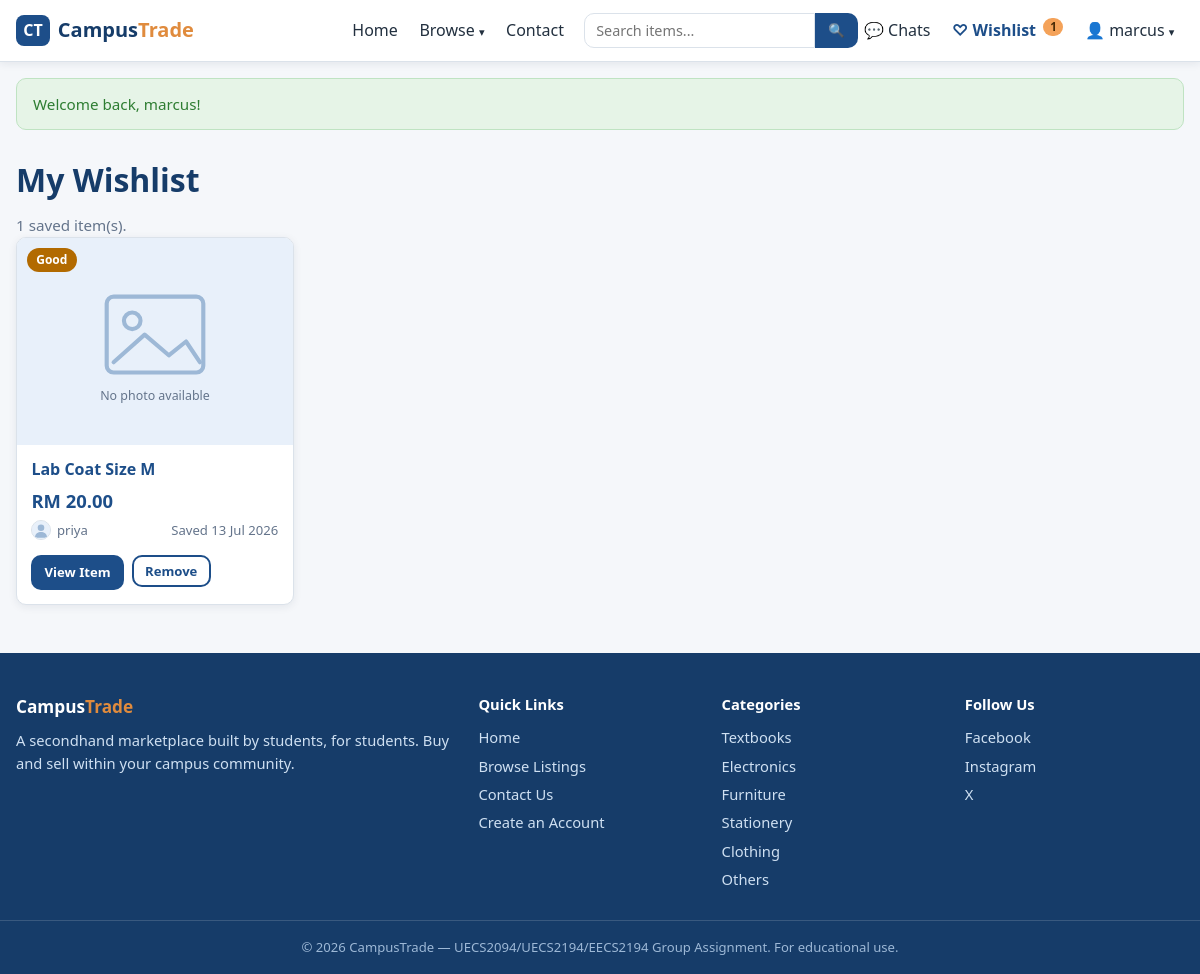
The app's page /wishlist.php (signed in) with its own data.
### tables this page shows
CREATE TABLE wishlist (
  wishlist_id INT AUTO_INCREMENT PRIMARY KEY,
  user_id     INT NOT NULL,
  listing_id  INT NOT NULL,
  added_at    DATETIME NOT NULL DEFAULT CURRENT_TIMESTAMP,
  CONSTRAINT fk_wishlist_user FOREIGN KEY (user_id)
    REFERENCES users(user_id) ON DELETE CASCADE,
  CONSTRAINT fk_wishlist_listing FOREIGN KEY (listing_id)
    REFERENCES listings(listing_id) ON DELETE CASCADE,
  CONSTRAINT uq_wishlist UNIQUE (user_id, listing_id)
);

CREATE TABLE listings (
  listing_id     INT AUTO_INCREMENT PRIMARY KEY,
  user_id        INT NOT NULL,
  title          VARCHAR(100) NOT NULL,
  description    TEXT NOT NULL,
  price          DECIMAL(10,2) NOT NULL,
  original_price DECIMAL(10,2) NULL,
  is_discounted  TINYINT(1) NOT NULL DEFAULT 0,
  discounted_at  DATETIME NULL,
  category       VARCHAR(50) NOT NULL,
  item_condition ENUM('New','Like New','Good','Fair') NOT NULL,
  image          VARCHAR(255) NULL,
  status         ENUM('Available','Sold','Reserved') NOT NULL DEFAULT 'Available',
  created_at     DATETIME NOT NULL DEFAULT CURRENT_TIMESTAMP,
  updated_at     DATETIME NULL ON UPDATE CURRENT_TIMESTAMP,
  CONSTRAINT fk_listings_user FOREIGN KEY (user_id)
    REFERENCES users(user_id) ON DELETE CASCADE
);

CREATE TABLE users (
  user_id       INT AUTO_INCREMENT PRIMARY KEY,
  username      VARCHAR(50)  NOT NULL UNIQUE,
  email         VARCHAR(100) NOT NULL UNIQUE,
  password      VARCHAR(255) NOT NULL,
  phone         VARCHAR(20)  NULL,
  profile_image VARCHAR(255) NOT NULL DEFAULT 'default.png',
  qr_image      VARCHAR(255) NULL,
  role          ENUM('user','admin') NOT NULL DEFAULT 'user',
  created_at    DATETIME NOT NULL DEFAULT CURRENT_TIMESTAMP
);

### includes/functions.php (called while the page is built, shortened)
<?php
function e(?string $value): string
{
    return htmlspecialchars($value ?? '', ENT_QUOTES, 'UTF-8');
}
function format_price(float $price): string
{
    return 'RM ' . number_format($price, 2);
}
function format_date(string $datetime): string
{
    return date('j M Y', strtotime($datetime));
}
function condition_class(string $condition): string
{
    return 'badge-' . strtolower(str_replace(' ', '-', $condition));
}
function listing_image(?string $image): string
{
    return 'images/placeholder.svg';
}
function user_avatar(?string $image): string
{
    return 'images/avatar.svg';
}
function has_discount(array $listing): bool
{
    return !empty($listing['is_discounted']) && $listing['original_price'] !== null;
}
function price_html(array $listing): string
{
    return format_price((float) $listing['price']);
}

### wishlist.php (the view, shortened to what this page needs)
<?php
require_once __DIR__ . '/includes/db.php';
$user_id = $_SESSION['user_id'];
$stmt = $conn->prepare(
    'SELECT w.wishlist_id, w.added_at,
            l.listing_id, l.title, l.price, l.original_price, l.is_discounted, l.category,
            l.item_condition, l.image, l.status, u.username, u.profile_image
     FROM wishlist w
     JOIN listings l ON w.listing_id = l.listing_id
     JOIN users u ON l.user_id = u.user_id
     WHERE w.user_id = ?
     ORDER BY w.added_at DESC'
);
$stmt->bind_param('i', $user_id);
$stmt->execute();
$items = $stmt->get_result()->fetch_all(MYSQLI_ASSOC);
require_once __DIR__ . '/includes/header.php';
?>
<div class="container">
    <h1 class="page-title">My Wishlist</h1>
    <?php if (!$items): ?>
        <div class="empty-state">
            <p><strong>Your wishlist is empty.</strong></p>
            <p>Browse the marketplace and save items you're interested in.</p>
            <a href="browse.php" class="btn btn-primary">Browse Listings</a>
        </div>
    <?php else: ?>
        <p class="muted"><?= count($items) ?> saved item(s).</p>
        <div class="card-grid">
            <?php foreach ($items as $item): ?>
                <div class="item-card wishlist-card <?= $item['status'] === 'Sold' ? 'is-sold' : '' ?>">
                    <a href="item.php?id=<?= (int) $item['listing_id'] ?>" class="item-image">
                        <img src="<?= e(listing_image($item['image'])) ?>" alt="<?= e($item['title']) ?>">
                        <span class="badge <?= condition_class($item['item_condition']) ?>"><?= e($item['item_condition']) ?></span>
                    </a>
                    <div class="item-body">
                        <h3 class="item-title">
                            <a href="item.php?id=<?= (int) $item['listing_id'] ?>"><?= e($item['title']) ?></a>
                        </h3>
                        <p class="item-price"><?= price_html($item) ?></p>
                        <p class="item-meta">
                            <span class="seller-chip">
                                <img src="<?= e(user_avatar($item['profile_image'])) ?>" alt="" class="avatar avatar-xs">
                                <?= e($item['username']) ?>
                            </span>
                            <span>Saved <?= format_date($item['added_at']) ?></span>
                        </p>
                        <div class="wishlist-actions">
                            <?php if ($item['status'] === 'Sold'): ?>
                                <a href="<?= e(similar_items_url($item)) ?>" class="btn btn-small btn-accent">Find Similar Items</a>
                            <?php else: ?>
                                <a href="item.php?id=<?= (int) $item['listing_id'] ?>" class="btn btn-small btn-primary">View Item</a>
                            <?php endif; ?>
                            <form method="post" action="wishlist_action.php">
                                <button type="submit" class="btn btn-small btn-outline">Remove</button>
                            </form>
                        </div>
                    </div>
                </div>
            <?php endforeach; ?>
        </div>
    <?php endif; ?>
</div>
<?php require_once __DIR__ . '/includes/footer.php'; ?>

### css/style.css (style rules this page uses)
:root { --primary: #1d4e89; --primary-dark: #163c69; --primary-light: #e8f0fa; --accent: #f4a259; --accent-dark: #e08b3d; --success: #2e7d32; --danger: #c62828; --warning: #b26a00; --text: #22303f; --text-muted: #64748b; --bg: #f5f7fa; --surface: #ffffff; --border: #dbe2ea; --radius: 10px; --shadow: 0 2px 8px rgba(24, 40, 66, 0.08); --shadow-hover: 0 6px 18px rgba(24, 40, 66, 0.14); --font: "Segoe UI", system-ui, -apple-system, Arial, sans-serif; }
* { margin: 0; padding: 0; box-sizing: border-box; }
html { font-size: 16px; }
body { font-family: var(--font); color: var(--text); background: var(--bg); line-height: 1.6; min-height: 100vh; display: flex; flex-direction: column; }
img { max-width: 100%; display: block; }
a { color: var(--primary); text-decoration: none; }
.container { width: 100%; max-width: 1200px; margin: 0 auto; padding: 0 1rem; }
.page-title { margin: 1.5rem 0 0.5rem; color: var(--primary-dark); }
.muted { color: var(--text-muted); font-size: 0.95rem; }
.btn { display: inline-block; padding: 0.6rem 1.2rem; border: 2px solid transparent; border-radius: var(--radius); font-size: 0.95rem; font-weight: 600; font-family: inherit; cursor: pointer; text-align: center; transition: background 0.15s, color 0.15s, border-color 0.15s; }
.btn-primary { background: var(--primary); color: #fff; }
.btn-outline { background: transparent; color: var(--primary); border-color: var(--primary); }
.btn-small { padding: 0.3rem 0.7rem; font-size: 0.82rem; }
.card-grid { display: grid; grid-template-columns: 1fr; gap: 1.2rem; }
.item-card { background: var(--surface); border: 1px solid var(--border); border-radius: var(--radius); overflow: hidden; box-shadow: var(--shadow); color: var(--text); display: flex; flex-direction: column; transition: transform 0.15s, box-shadow 0.15s; }
.item-image { position: relative; aspect-ratio: 4 / 3; background: var(--primary-light); overflow: hidden; display: block; }
.item-image img { width: 100%; height: 100%; object-fit: cover; }
.item-body { padding: 0.9rem; display: flex; flex-direction: column; gap: 0.3rem; flex: 1; }
.item-title { font-size: 1rem; line-height: 1.35; overflow: hidden; display: -webkit-box; -webkit-line-clamp: 2; -webkit-box-orient: vertical; }
.item-price { font-size: 1.15rem; font-weight: 700; color: var(--primary); }
.item-meta { display: flex; justify-content: space-between; color: var(--text-muted); font-size: 0.82rem; margin-top: auto; }
.badge { position: absolute; top: 0.6rem; left: 0.6rem; padding: 0.15rem 0.6rem; border-radius: 999px; font-size: 0.75rem; font-weight: 700; color: #fff; }
.badge-good { background: var(--warning); }
.wishlist-actions { display: flex; gap: 0.5rem; margin-top: 0.6rem; }
.avatar { width: 40px; height: 40px; border-radius: 50%; object-fit: cover; border: 1px solid var(--border); background: var(--primary-light); }
.avatar-xs { width: 20px; height: 20px; }
.seller-chip { display: inline-flex; align-items: center; gap: 0.35rem; }
@media (min-width: 768px) { .card-grid { grid-template-columns: repeat(2, 1fr); } }
@media (min-width: 1024px) { .card-grid { grid-template-columns: repeat(4, 1fr); } }

### records on screen
wishlist: listing.item_condition "Good", listing.title "Lab Coat Size M", listing.price "RM 20.00", users.username "priya", added_at "13 Jul 2026"

### other values on screen
$wishlist_count "1"
$_SESSION['username'] "marcus"
$flash[0] "Welcome back, marcus!"
count($items) "1"
$cat "Textbooks"
$cat "Electronics"
$cat "Furniture"
$cat "Stationery"
$cat "Clothing"
$cat "Others"
